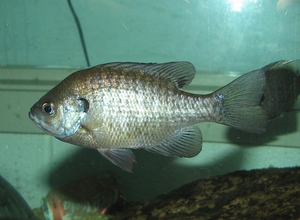
#> input picture SoC/test_images/bluegill.png, 300 x 220 px, given in place of bill.avi, which was not available
$ jupyter execute final_assignment-Copy1.ipynb   (shell and % lines are left out)   (text cells are left out)
#> lines starting #> are read from the running program, lines starting #| are printed output that depends on the picture; pictures that were not available may be replaced by others from this repository, and a replacement may not be noted
[cell 1]
import numpy as np
from numpy.fft import fft2, ifft2, fftshift, ifftshift
from numpy import angle, real
from numpy import exp, abs, pi, sqrt
import matplotlib.pyplot as plt
import cv2
import scipy.ndimage as ndimage

def imshow(im, cmap='gray'):
    # clip image from 0-1
    im = np.clip(im, 0, 1)
    plt.imshow(im, cmap=cmap)

[cell 2]
# 9x9 images
imSize = 9

# we would like to magnify the change between im1 and im2 by 4x
magnificationFactor = 4;

# horizontal movement from (0, 0) to (0, 1)
im1 = np.zeros([imSize, imSize])
im2 = np.zeros([imSize, imSize])
im1[0,0] = 1
im2[0,1] = 1

ff1 = fftshift(fft2(im1))
ff2 = fftshift(fft2(im2))

plt.figure()
plt.subplot(121)
imshow(im1)
plt.subplot(122)
imshow(im2)

plt.figure()
plt.subplot(121)
imshow(angle(ff1))
plt.subplot(122)
imshow(angle(ff2))
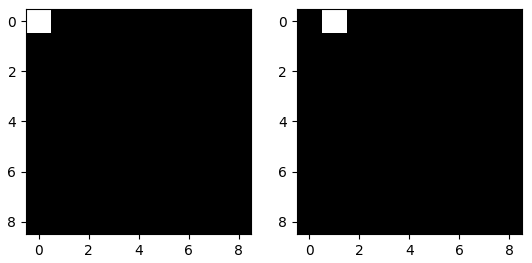
#> figure drawn by matplotlib, 2 panels
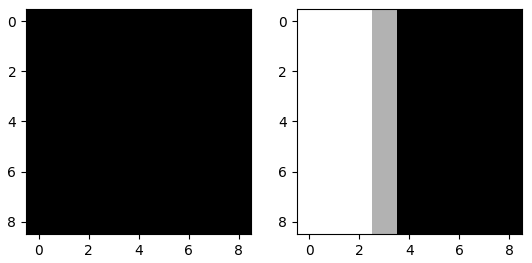
#> figure drawn by matplotlib, 2 panels

[cell 3]
def magnifyChange(im1, im2, magnificationFactor):

    # find phase shift in frequency domain
    im1Dft = fft2(im1)
    im2Dft = fft2(im2)
    phaseShift = angle(im2Dft) - angle(im1Dft)

    # magnify the phase change in frequency domain
    magnifiedPhaseShift = np.angle(im1Dft) + magnificationFactor * phaseShift
    magnitude = abs(im1Dft)
    magnifiedDft = magnitude * exp(1j * magnifiedPhaseShift)

    # what does the magnified phase change cause in image space?
    magnified = ifft2(magnifiedDft).real;

    return magnified

[cell 4]
# 9x9 images
imSize = 9

# we would like to magnify the change between im1 and im2 by 4x
magnificationFactor = 4

# horizontal movement from (1, 1) to (1, 2)
# additional vertical movement from (9, 9) to (8, 9)
im1 = np.zeros([imSize, imSize])
im2 = np.zeros([imSize, imSize])
im1[0,0] = 1
im2[0,1] = 1
im1[8,8] = 1
im2[7,8] = 1


### TODO: ENTER YOUR CODE BELOW
### manually edit the expected matrix (currently set as zeros) by creating 1s to show the expected output
expected = np.zeros([imSize, imSize])
expected[:, 1] = 1
expected[7, :] = 1


# magnify position change
magnified = magnifyChange(im1, im2, magnificationFactor)


plt.figure(figsize=(12,36))
plt.subplot(141)
imshow(im1); plt.title('im1');

plt.subplot(142)
imshow(im2); plt.title('im2');

plt.subplot(143)
imshow(expected); plt.title('expected');

plt.subplot(144)
imshow(magnified); plt.title('magnified');
plt.savefig("problem_3b.png", bbox_inches="tight")
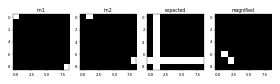
#> figure drawn by matplotlib, 4 panels

[cell 5]
# 9x9 images
imSize = 9

# we would like to magnify the change between im1 and im2 by 4x
magnificationFactor = 4

# width of our Gaussian window
sigma = 2

# horizontal movement from (1, 1) to (1, 2)
# additional vertical movement from (9, 9) to (8, 9)
im1 = np.zeros([imSize, imSize])
im2 = np.zeros([imSize, imSize])
im1[0,0] = 1
im2[0,1] = 1
im1[8,8] = 1
im2[7,8] = 1

# we will magnify windows of the image and aggregate the results
magnified = np.zeros([imSize, imSize])

# meshgrid for computing Gaussian window
X, Y = np.meshgrid(np.arange(imSize), np.arange(imSize))

for y in range(0, imSize, 2*sigma):
    for x in range(0, imSize, 2*sigma):
        gaussianMask = exp(-((X - x - sigma)**2 + (Y - y - sigma)**2) / (2 * sigma**2))
        gaussianMask /= gaussianMask.sum()  #Normalizing
        im1_window = im1 * gaussianMask
        im2_window = im2 * gaussianMask
        windowMagnified = magnifyChange(im1_window, im2_window, magnificationFactor)
        magnified = magnified + windowMagnified

plt.figure(figsize=(12,36))
plt.subplot(131)
imshow(im1); plt.title('im1');

plt.subplot(132)
imshow(im2); plt.title('im2');

plt.subplot(133)
imshow(magnified); plt.title('magnified');
plt.savefig("problem_3c.png", bbox_inches="tight")
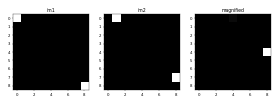
#> figure drawn by matplotlib, 3 panels

[cell 6]
import numpy as np
import cv2

cap = cv2.VideoCapture('bill.avi')

# list of video frames
frames = []

while(cap.isOpened()):
    # read frame from the video
    ret, frame = cap.read()
#> frame is the input picture: shape (220, 300, 3); mean B, G, R 104.7, 118.4, 86.7

    if ret is False:
        break

    frames.append(frame)

cap.release()

# scale frame to 0-1
frames = np.array(frames) / 255.
print("frames size:", frames.shape, "# (nb_frames, height, width, channel)")

# get height, width
numFrames = frames.shape[0]
height = frames.shape[1]
width = frames.shape[2]
